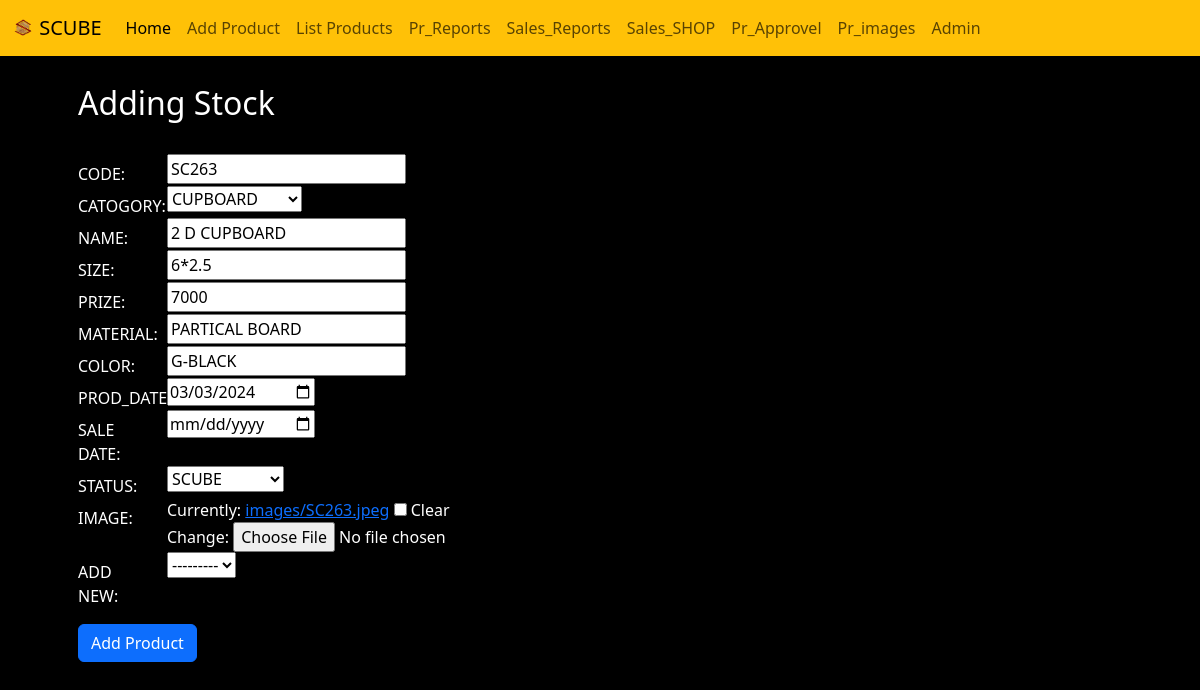
Before: /edit/192 with the older database file.
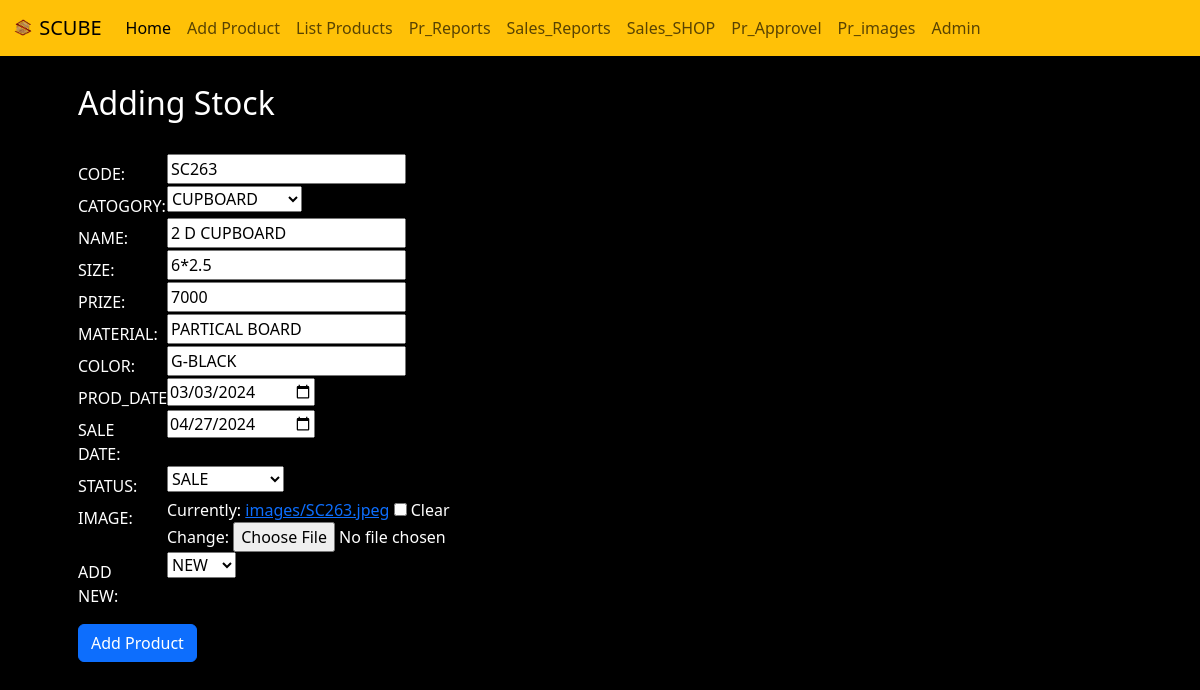
After: the same page with the newer database file.
### manager/models.py (models this page shows, shortened)
class Scube_ss(models.Model):
    code=models.CharField(max_length=50 ,null=True)
    Catogory= models.CharField(choices=Catogory_choice , max_length=50 ,null=True )
    name=models.CharField(max_length=50 ,null=True)
    size=models.CharField(max_length=50 ,null=True,blank=True)
    prize=models.IntegerField(null=True,blank=True)
    material=models.CharField(max_length=50 ,null=True)
    color=models.CharField(max_length=50 ,null=True,blank=True)
    pr_date=models.DateField(null=True)
    sl_date=models.DateField(null=True, blank=True)
    status= models.CharField(choices=status_choice , max_length=50 ,null=True )
    image=models.ImageField(upload_to='images/',blank=True)
    new_pr= models.CharField(choices=new_choice , max_length=50 ,null=True,blank=True )

### manager/views.py (the view)
# urls.py: path('edit/<pk>',views.edit,name='edit'),
def edit(request,pk):
    instance_edit=Scube_ss.objects.get(pk=pk)
    if request.POST:
        frm=PrForm(request.POST,request.FILES,instance=instance_edit)
        if frm.is_valid():
            instance_edit.save()
            return redirect('list')
    else:
       frm=PrForm(instance=instance_edit)
    return render(request,'create.html',{'frm':frm})

### manager/forms.py
class PrForm(ModelForm):
      pr_date = forms.DateField(widget=forms.DateInput(attrs={'type': 'date'}))
      sl_date = forms.DateField(widget=forms.DateInput(attrs={'type': 'date'}), required=False)
      class Meta:
            model=Scube_ss
            fields=['code','Catogory', 'name', 'size','prize', 'material', 'color','pr_date','sl_date','status','image','new_pr']
            labels = {
            'code': 'Custom Label for Field 1',
            'Catogory': 'Custom Label for Field 2',
            'name': 'Custom Label for Field 3',
            'size': 'Custom Label for Field 4',
            'prize': 'Custom Label for Field 5',
            'material': 'Custom Label for Field 6',
            'color': 'Custom Label for Field 7',
            'pr_date': 'Custom Label for Field 8',
            'sl_date': 'Custom Label for Field 9',
            'status': 'Custom Label for Field 10',
            'image': 'Custom Label for Field 11',
            'new_pr': 'Custom Label for Field 12',
        }

### manager/templates/create.html (shortened to what the changed rows need)
{% extends 'blank_layout.html' %}
{% load static %}
{% block content %}
<div class="container">
    <div class="row">
        <div class="form-group  ">
            <form class="pt-1 px-4" action="" method="post" enctype="multipart/form-data" style="color:white;">
                <div class="container">
                    <div class="row pt-3">
                        <h2 class="text-white pb-4">Adding Stock</h2>
                        <div class="col-8 col-md-11">
                            {{ frm.code }}
                        </div>
                        <div class="col-8 col-md-11">
                            {{ frm.Catogory}}
                        </div>
                        <div class="col-8 col-md-11">
                            {{ frm.name}}
                        </div>
                        <div class="col-8 col-md-11">
                            {{ frm.size }}
                        </div>
                        <div class="col-8 col-md-11">
                            {{ frm.prize }}
                        </div>
                        <div class="col-8 col-md-11">
                            {{ frm.material }}
                        </div>
                        <div class="col-8 col-md-11">
                            {{ frm.color }}
                        </div>
                        <div class="col-8 col-md-11">
                            {{ frm.pr_date }}
                        </div>
                        <div class="col-8 col-md-11">
                            {{ frm.sl_date }}
                        </div>
                        <div class="col-8 col-md-11">
                            {{ frm.status }}
                        </div>
                        <div class="col-8 col-md-11">
                            {{ frm.image }}
                        </div>
                        <div class="col-8 col-md-11">
                            {{ frm.new_pr}}
                        </div>
                    </div>
                </div>
            </form>
        </div>
    </div>
</div>
{% endblock %}

Changed rows visible on the page:
changed Scube_ss "SC263": sl_date (not shown) → "04/27/2024"; status "SCUBE" → "SALE"; new_pr "---------" → "NEW"
